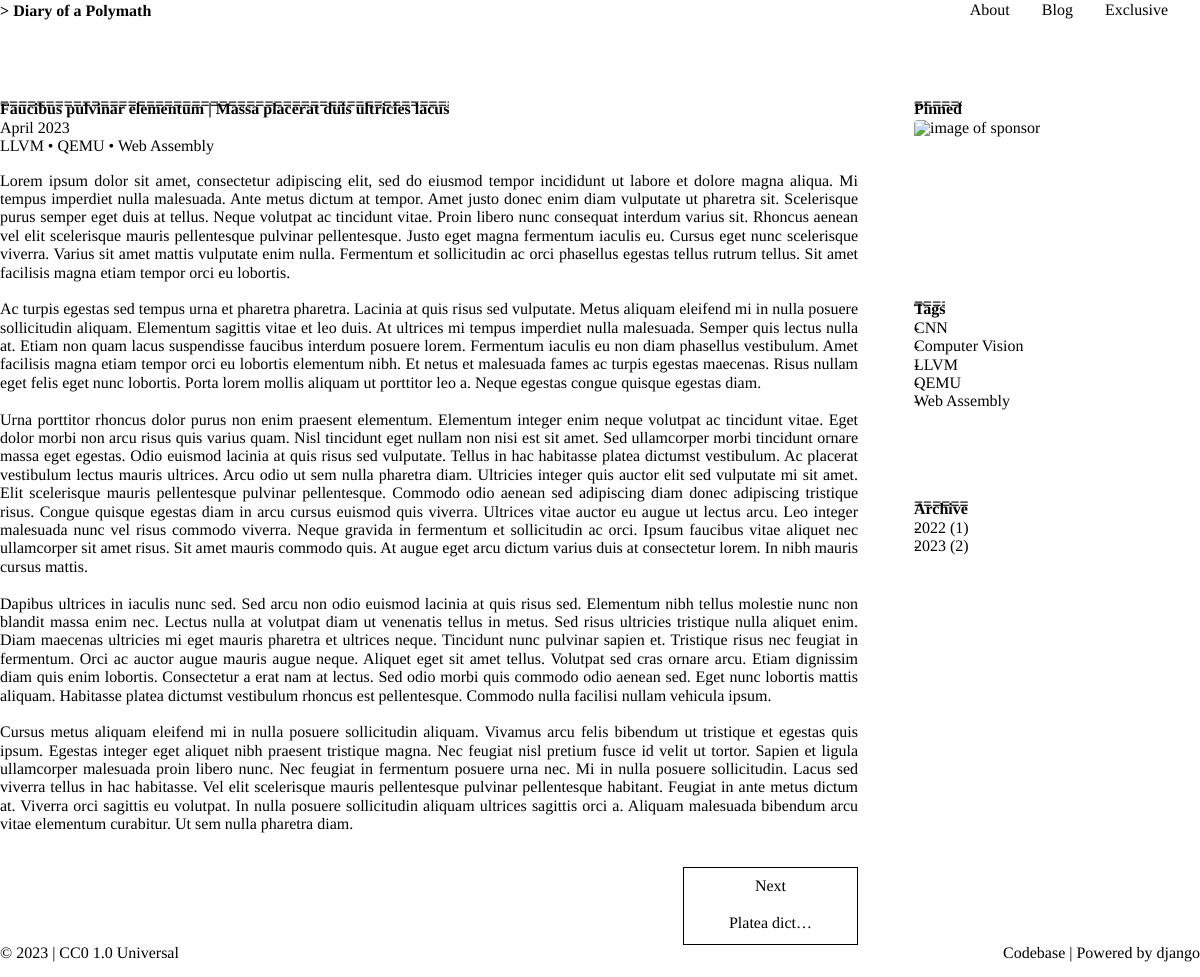
/blog/faucibus-pulvinar-elementum/, run on the app's committed database.
### blog/models.py (models this page shows, shortened)
class Post(models.Model):
    class Meta:
        ordering = ["-published_on"]
    author = models.ForeignKey(Author, on_delete=models.PROTECT)
    tags = models.ManyToManyField(Tag, blank=True)
    title = models.CharField(max_length=255, unique=True)
    subtitle = models.CharField(max_length=255, blank=True)
    meta_description = models.CharField(max_length=150, blank=True)
    slug = models.SlugField(max_length=255, unique=True)
    created_on = models.DateTimeField(auto_now_add=True)
    modified_on = models.DateTimeField(auto_now=True)
    published_on = models.DateTimeField(blank=True, null=True)
    published = models.BooleanField(default=False)
    abstract = models.TextField()
    body = models.TextField()

class Tag(models.Model):
    class Meta:
        ordering = ["name"]
    name = models.CharField(max_length=50, unique=True)

### blog/views.py (the view)
# urls.py: path("<slug:slug>/", views.post, name="post"),
def post(request, slug):
    posts = Post.objects.all()
    matched_post = posts.get(slug=slug)
    archives = Counter()
    for post in posts:
        archives[post.published_on.year] += 1
    payload = dict(
        post=matched_post,
        archives=sorted(archives.items(), key=itemgetter(0)),
        tags=Tag.objects.all(),
        prev=posts[max((*posts,).index(matched_post), 1) - 1],
        next=posts[min((*posts,).index(matched_post) + 1, len(posts) - 1)],
    )
    return render(request, "blog/post.html", payload)

### blog/templates/blog/post.html (shortened to what this page needs)
{% extends "base/base.html" %}
{% block content %}
  <div>
    <h1>
      <span>{{ post.title }}</span>
      <span style="color: var(--secondary-color);"> | </span>
      <span style="color: var(--secondary-color);">{{ post.subtitle }}</span> </h1>
    <p style="color: var(--secondary-color);">{{ post.published_on|date:"F Y" }}</p>
    {% for tag in post.tags.all %}
      <a href="{% url 'blog:tag' tag.name|slugify %}">{{ tag.name }}</a>
      {% if not forloop.last %} • {% endif %}
    {% endfor %}
    <div style="margin-top: 1em; text-align: justify;">{{post.body}}</div>
    <div style="display:flex; flex-wrap: wrap; margin-top: 2em;">
      <span style="flex: 1; padding: 1em 0;"></span>
      <span>
        {% if post.title != next.title %}
          <a class="no-hover-bg btn btn-default btn-ghost" style="text-align: center; width: 175px;" href="{% url 'blog:post' next.slug %}">
              Next
              <br/><br/>
              {{next.title|truncatechars:12}}
          </a>
        {% endif %}
      </span>
    </div>
  </div>
{% endblock %}

### base/templates/base/base.html (shortened to what this page needs)
{% load static %}
{% with base_route_var=request.resolver_match.route %}
<!DOCTYPE html>
<html lang="en">
  <head>
    <link rel="stylesheet" href="{% static 'base/css/normalize.css' %}" />
    <link rel="stylesheet" href="{% static 'base/css/theme.css' %}" />
    <link rel="stylesheet" href="{% static 'base/css/terminal.css' %}" />
  </head>
  <body class="terminal container container-fluid">
    <section>
      <div class="terminal-nav">
        <div class="terminal-logo">
          <div class="logo terminal-prompt"><a href="{% url 'about:index' %}" class="no-style">Diary of a Polymath</a></div>
        </div>
        <nav class="terminal-menu">
          <ul>
            <li><a class="{% if 'about/' in base_route_var %} active {% endif %}" href="{% url 'about:index' %}">About</a></li>
            <li><a class="{% if 'blog/' in base_route_var %} active {% endif %}" href="{% url 'blog:index' %}">Blog</a></li>
            <li><a class="{% if 'exclusive/' in base_route_var %} active {% endif %}" href="{% url 'exclusive:index' %}">Exclusive</a></li>
          </ul>
        </nav>
      </div>
    </section>
    <section class="components-grid {% if 'blog/' in base_route_var %} show-aside {% endif %}" style="margin-top: 5em;">
      <main>
        {% autoescape off %}
        {% block content %}{% endblock %}
        {% endautoescape %}
      </main>
      <aside>
        <div>
          <h1>Pinned</h1>
          <img style="border-radius: 0.25em;" width="205px" height="auto" alt="image of sponsor" src="">
        </div>
        <div>
          <h1>Tags</h1>
          <ul>
            {% for tag in tags %}
              <li><a href="{% url 'blog:tag' tag.name|slugify %}">{{ tag.name }}</a></li>
            {% endfor%}
          </ul>
        </div>
        <div>
          <h1>Archive</h1>
          <ul>
            {% for archive in archives %}
              <li><a href="{% url 'blog:archive' archive.0 %}">{{ archive.0 }} ({{ archive.1 }})</a></li>
            {% endfor%}
          </ul>
        </div>
      </aside>
    </section>
    <section>
      <div style="display:flex; flex-wrap: wrap;">
        <span>
          © {% now "Y" %} |
          <a href="https://creativecommons.org/publicdomain/zero/1.0/" target="_blank" rel="noopener noreferrer"> CC0 1.0 Universal</a>
        </span>
        <span style="flex: 1; padding: 1em 0;"></span>
        <span>
          <a href="https://github.com/nanacnote/diaryofapolymath" target="_blank" rel="noopener noreferrer">Codebase</a> |
          Powered by <a href="https://www.djangoproject.com/" target="_blank" rel="noopener noreferrer">django</a>
        </span>
      </div>
    </section>
  </body>
</html>
{% endwith %}

### base/static/base/css/terminal.css (style rules this page uses)
* { box-sizing: border-box; text-rendering: geometricPrecision; }
body { position: relative; font-size: var(--global-font-size); color: var(--font-color); line-height: var(--global-line-height); margin: 0; font-family: var(--font-stack); word-wrap: break-word; background-color: var(--background-color); }
.logo, h1, h2, h3, h4, h5, h6 { line-height: var(--global-line-height); }
a { cursor: pointer; color: var(--primary-color); text-decoration: none; }
.logo, blockquote, code, footer, h1, h2, h3, h4, h5, h6, header, li, ol, p, section, ul { float: none; margin: 0; padding: 0; }
.logo, blockquote, h1, ol, p, ul { margin-top: calc(var(--global-space) * 2); margin-bottom: calc(var(--global-space) * 2); }
.logo, h1 { position: relative; display: inline-block; display: table-cell; padding: calc(var(--global-space) * 2) 0 calc(var(--global-space) * 2); margin: 0; overflow: hidden; font-weight: 600; }
h1::after { content: "===================================================================================================="; position: absolute; bottom: 5px; left: 0; display: var(--display-h1-decoration); }
.logo + *, h1 + * { margin-top: 0; }
.terminal .logo, .terminal blockquote, .terminal code, .terminal h1, .terminal h2, .terminal h3, .terminal h4, .terminal h5, .terminal h6, .terminal strong { font-size: var(--global-font-size); font-style: normal; font-family: var(--font-stack); color: var(--font-color); }
.terminal-prompt { position: relative; white-space: nowrap; }
.terminal-prompt::before { content: "> "; }
.terminal-prompt::after { content: ""; -webkit-animation: cursor 0.8s infinite; animation: cursor 0.8s infinite; background: var(--primary-color); border-radius: 0; display: inline-block; height: 1em; margin-left: 0.2em; width: 3px; bottom: -2px; position: relative; }
li, li > ul > li { position: relative; display: block; padding-left: calc(var(--global-space) * 2); }
nav > ul > li { padding-left: 0; }
li::after { position: absolute; top: 0; left: 0; }
ul > li::after { content: "-"; }
nav ul > li::after { content: ""; }
.terminal-menu li::after, .terminal-menu li::before { display: none; }
.terminal-menu { width: 100%; }
.terminal-nav { display: flex; flex-direction: column; align-items: flex-start; }
.terminal-menu ul { list-style-type: none; padding: 0 !important; display: flex; flex-direction: column; width: 100%; flex-grow: 1; font-size: var(--global-font-size); margin-top: 0; }
.terminal-menu li { display: flex; margin: 0 0 0.5em 0; padding: 0; }
.terminal-menu li a:not(.btn) { text-decoration: none; display: block; width: 100%; border: none; color: var(--secondary-color); }
.terminal-menu li a.active { color: var(--font-color); }
p { margin: 0 0 var(--global-line-height); color: var(--global-font-color); }
.container { max-width: var(--page-width); }
.container, .container-fluid { margin: 0 auto; padding: 0 calc(var(--global-space) * 2); }
.btn { border-style: solid; border-width: 1px; display: inline-flex; align-items: center; justify-content: center; cursor: pointer; outline: 0; padding: 0.65em 2em; font-size: 1em; font-family: inherit; -webkit-user-select: none; -moz-user-select: none; -ms-user-select: none; user-select: none; position: relative; z-index: 1; }
.btn.btn-ghost { border-color: var(--font-color); color: var(--font-color); background-color: transparent; }
.btn-default { background-color: var(--font-color); border-color: var(--invert-font-color); color: var(--invert-font-color); }
@media only screen and (min-width: 30em) { .terminal-nav { flex-direction: row; align-items: center; } }
@media only screen and (min-width: 30em) { .terminal-menu ul { flex-direction: row; justify-items: flex-end; align-items: center; justify-content: flex-end; margin-top: calc(var(--global-space) * 2); } }
@media only screen and (min-width: 30em) { .terminal-menu li { margin: 0; margin-right: 2em; } }
.components-grid { display: grid; grid-column-gap: 3.5em; grid-template-columns: auto; grid-template-rows: auto; }
@media only screen and (min-width: 40em) { .components-grid.show-aside { grid-template-columns: 9fr 3fr; } }
.components-grid aside { display: none; }
.components-grid.show-aside aside { display: flex; flex-wrap: wrap; flex-direction: column; }
.components-grid.show-aside aside div { min-height: 10em; }
.components-grid.show-aside aside div:nth-child(n + 2) { margin-top: 2.5em; }

### data on the page
Post: title "Faucibus pulvinar elementum", subtitle "Massa placerat duis ultricies lacus", published_on "April 2023", body "Lorem ipsum dolor sit amet, consectetur adipiscing elit, sed do eiusmod tempor incididunt ut labore et dolore magna aliqua. Mi tempus imperdiet nulla malesuada. Ante metus dictum at tempor. Amet justo donec enim diam vulputate ut pharetra sit. Scelerisque purus semper eget duis at tellus. Neque volutpat ac tincidunt vitae. Proin libero nunc consequat interdum varius sit. Rhoncus aenean vel elit scelerisque mauris pellentesque pulvinar pellentesque. Justo eget magna fermentum iaculis eu. Cursus eget nunc scelerisque viverra. Varius sit amet mattis vulputate enim nulla. Fermentum et sollicitudin ac orci phasellus egestas tellus rutrum tellus. Sit amet facilisis magna etiam tempor orci eu…"
Tag: name "LLVM"
Tag: name "QEMU"
Tag: name "Web Assembly"
Post: title "Platea dict…"
Tag: name "CNN"
Tag: name "Computer Vision"

### other printed values
{{ archive.0 }} "2022" "2023"
{{ archive.1 }} "1" "2"
